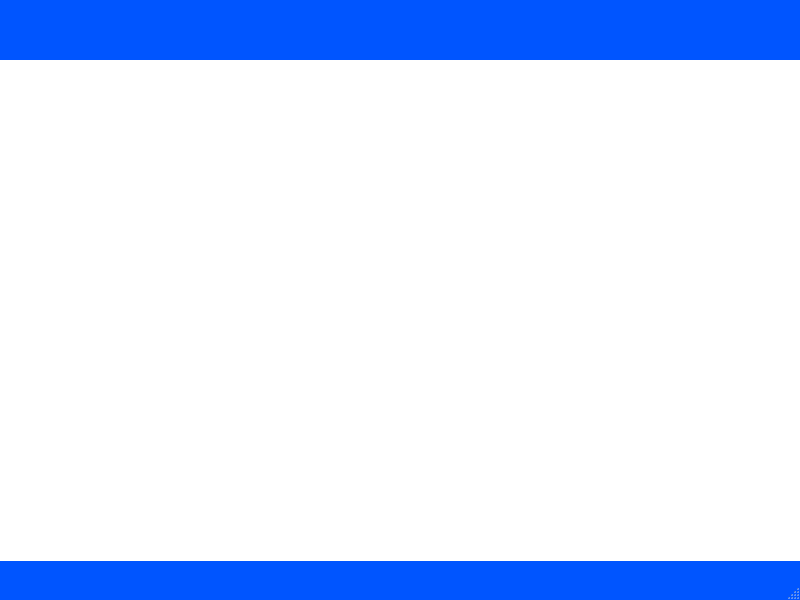
<?xml version="1.0" encoding="UTF-8"?>
<ui version="4.0">
 <class>Sales_Menu</class>
 <widget class="QMainWindow" name="Sales_Menu">
  <property name="geometry">
   <rect>
    <x>0</x>
    <y>0</y>
    <width>800</width>
    <height>600</height>
   </rect>
  </property>
  <property name="palette">
   <palette>
    <active>
     <colorrole role="WindowText">
      <brush brushstyle="SolidPattern">
       <color alpha="255">
        <red>0</red>
        <green>0</green>
        <blue>0</blue>
       </color>
      </brush>
     </colorrole>
     <colorrole role="Button">
      <brush brushstyle="SolidPattern">
       <color alpha="255">
        <red>0</red>
        <green>85</green>
        <blue>255</blue>
       </color>
      </brush>
     </colorrole>
     <colorrole role="Light">
      <brush brushstyle="SolidPattern">
       <color alpha="255">
        <red>127</red>
        <green>170</green>
        <blue>255</blue>
       </color>
      </brush>
     </colorrole>
     <colorrole role="Midlight">
      <brush brushstyle="SolidPattern">
       <color alpha="255">
        <red>63</red>
        <green>127</green>
        <blue>255</blue>
       </color>
      </brush>
     </colorrole>
     <colorrole role="Dark">
      <brush brushstyle="SolidPattern">
       <color alpha="255">
        <red>0</red>
        <green>42</green>
        <blue>127</blue>
       </color>
      </brush>
     </colorrole>
     <colorrole role="Mid">
      <brush brushstyle="SolidPattern">
       <color alpha="255">
        <red>0</red>
        <green>56</green>
        <blue>170</blue>
       </color>
      </brush>
     </colorrole>
     <colorrole role="Text">
      <brush brushstyle="SolidPattern">
       <color alpha="255">
        <red>0</red>
        <green>0</green>
        <blue>0</blue>
       </color>
      </brush>
     </colorrole>
     <colorrole role="BrightText">
      <brush brushstyle="SolidPattern">
       <color alpha="255">
        <red>255</red>
        <green>255</green>
        <blue>255</blue>
       </color>
      </brush>
     </colorrole>
     <colorrole role="ButtonText">
      <brush brushstyle="SolidPattern">
       <color alpha="255">
        <red>0</red>
        <green>0</green>
        <blue>0</blue>
       </color>
      </brush>
     </colorrole>
     <colorrole role="Base">
      <brush brushstyle="SolidPattern">
       <color alpha="255">
        <red>255</red>
        <green>255</green>
        <blue>255</blue>
       </color>
      </brush>
     </colorrole>
     <colorrole role="Window">
      <brush brushstyle="SolidPattern">
       <color alpha="255">
        <red>0</red>
        <green>85</green>
        <blue>255</blue>
       </color>
      </brush>
     </colorrole>
     <colorrole role="Shadow">
      <brush brushstyle="SolidPattern">
       <color alpha="255">
        <red>0</red>
        <green>0</green>
        <blue>0</blue>
       </color>
      </brush>
     </colorrole>
     <colorrole role="AlternateBase">
      <brush brushstyle="SolidPattern">
       <color alpha="255">
        <red>127</red>
        <green>170</green>
        <blue>255</blue>
       </color>
      </brush>
     </colorrole>
     <colorrole role="ToolTipBase">
      <brush brushstyle="SolidPattern">
       <color alpha="255">
        <red>255</red>
        <green>255</green>
        <blue>220</blue>
       </color>
      </brush>
     </colorrole>
     <colorrole role="ToolTipText">
      <brush brushstyle="SolidPattern">
       <color alpha="255">
        <red>0</red>
        <green>0</green>
        <blue>0</blue>
       </color>
      </brush>
     </colorrole>
    </active>
    <inactive>
     <colorrole role="WindowText">
      <brush brushstyle="SolidPattern">
       <color alpha="255">
        <red>0</red>
        <green>0</green>
        <blue>0</blue>
       </color>
      </brush>
     </colorrole>
     <colorrole role="Button">
      <brush brushstyle="SolidPattern">
       <color alpha="255">
        <red>0</red>
        <green>85</green>
        <blue>255</blue>
       </color>
      </brush>
     </colorrole>
     <colorrole role="Light">
      <brush brushstyle="SolidPattern">
       <color alpha="255">
        <red>127</red>
        <green>170</green>
        <blue>255</blue>
       </color>
      </brush>
     </colorrole>
     <colorrole role="Midlight">
      <brush brushstyle="SolidPattern">
       <color alpha="255">
        <red>63</red>
        <green>127</green>
        <blue>255</blue>
       </color>
      </brush>
     </colorrole>
     <colorrole role="Dark">
      <brush brushstyle="SolidPattern">
       <color alpha="255">
        <red>0</red>
        <green>42</green>
        <blue>127</blue>
       </color>
      </brush>
     </colorrole>
     <colorrole role="Mid">
      <brush brushstyle="SolidPattern">
       <color alpha="255">
        <red>0</red>
        <green>56</green>
        <blue>170</blue>
       </color>
      </brush>
     </colorrole>
     <colorrole role="Text">
      <brush brushstyle="SolidPattern">
       <color alpha="255">
        <red>0</red>
        <green>0</green>
        <blue>0</blue>
       </color>
      </brush>
     </colorrole>
     <colorrole role="BrightText">
      <brush brushstyle="SolidPattern">
       <color alpha="255">
        <red>255</red>
        <green>255</green>
        <blue>255</blue>
       </color>
      </brush>
     </colorrole>
     <colorrole role="ButtonText">
      <brush brushstyle="SolidPattern">
       <color alpha="255">
        <red>0</red>
        <green>0</green>
        <blue>0</blue>
       </color>
      </brush>
     </colorrole>
     <colorrole role="Base">
      <brush brushstyle="SolidPattern">
       <color alpha="255">
        <red>255</red>
        <green>255</green>
        <blue>255</blue>
       </color>
      </brush>
     </colorrole>
     <colorrole role="Window">
      <brush brushstyle="SolidPattern">
       <color alpha="255">
        <red>0</red>
        <green>85</green>
        <blue>255</blue>
       </color>
      </brush>
     </colorrole>
     <colorrole role="Shadow">
      <brush brushstyle="SolidPattern">
       <color alpha="255">
        <red>0</red>
        <green>0</green>
        <blue>0</blue>
       </color>
      </brush>
     </colorrole>
     <colorrole role="AlternateBase">
      <brush brushstyle="SolidPattern">
       <color alpha="255">
        <red>127</red>
        <green>170</green>
        <blue>255</blue>
       </color>
      </brush>
     </colorrole>
     <colorrole role="ToolTipBase">
      <brush brushstyle="SolidPattern">
       <color alpha="255">
        <red>255</red>
        <green>255</green>
        <blue>220</blue>
       </color>
      </brush>
     </colorrole>
     <colorrole role="ToolTipText">
      <brush brushstyle="SolidPattern">
       <color alpha="255">
        <red>0</red>
        <green>0</green>
        <blue>0</blue>
       </color>
      </brush>
     </colorrole>
    </inactive>
    <disabled>
     <colorrole role="WindowText">
      <brush brushstyle="SolidPattern">
       <color alpha="255">
        <red>0</red>
        <green>42</green>
        <blue>127</blue>
       </color>
      </brush>
     </colorrole>
     <colorrole role="Button">
      <brush brushstyle="SolidPattern">
       <color alpha="255">
        <red>0</red>
        <green>85</green>
        <blue>255</blue>
       </color>
      </brush>
     </colorrole>
     <colorrole role="Light">
      <brush brushstyle="SolidPattern">
       <color alpha="255">
        <red>127</red>
        <green>170</green>
        <blue>255</blue>
       </color>
      </brush>
     </colorrole>
     <colorrole role="Midlight">
      <brush brushstyle="SolidPattern">
       <color alpha="255">
        <red>63</red>
        <green>127</green>
        <blue>255</blue>
       </color>
      </brush>
     </colorrole>
     <colorrole role="Dark">
      <brush brushstyle="SolidPattern">
       <color alpha="255">
        <red>0</red>
        <green>42</green>
        <blue>127</blue>
       </color>
      </brush>
     </colorrole>
     <colorrole role="Mid">
      <brush brushstyle="SolidPattern">
       <color alpha="255">
        <red>0</red>
        <green>56</green>
        <blue>170</blue>
       </color>
      </brush>
     </colorrole>
     <colorrole role="Text">
      <brush brushstyle="SolidPattern">
       <color alpha="255">
        <red>0</red>
        <green>42</green>
        <blue>127</blue>
       </color>
      </brush>
     </colorrole>
     <colorrole role="BrightText">
      <brush brushstyle="SolidPattern">
       <color alpha="255">
        <red>255</red>
        <green>255</green>
        <blue>255</blue>
       </color>
      </brush>
     </colorrole>
     <colorrole role="ButtonText">
      <brush brushstyle="SolidPattern">
       <color alpha="255">
        <red>0</red>
        <green>42</green>
        <blue>127</blue>
       </color>
      </brush>
     </colorrole>
     <colorrole role="Base">
      <brush brushstyle="SolidPattern">
       <color alpha="255">
        <red>0</red>
        <green>85</green>
        <blue>255</blue>
       </color>
      </brush>
     </colorrole>
     <colorrole role="Window">
      <brush brushstyle="SolidPattern">
       <color alpha="255">
        <red>0</red>
        <green>85</green>
        <blue>255</blue>
       </color>
      </brush>
     </colorrole>
     <colorrole role="Shadow">
      <brush brushstyle="SolidPattern">
       <color alpha="255">
        <red>0</red>
        <green>0</green>
        <blue>0</blue>
       </color>
      </brush>
     </colorrole>
     <colorrole role="AlternateBase">
      <brush brushstyle="SolidPattern">
       <color alpha="255">
        <red>0</red>
        <green>85</green>
        <blue>255</blue>
       </color>
      </brush>
     </colorrole>
     <colorrole role="ToolTipBase">
      <brush brushstyle="SolidPattern">
       <color alpha="255">
        <red>255</red>
        <green>255</green>
        <blue>220</blue>
       </color>
      </brush>
     </colorrole>
     <colorrole role="ToolTipText">
      <brush brushstyle="SolidPattern">
       <color alpha="255">
        <red>0</red>
        <green>0</green>
        <blue>0</blue>
       </color>
      </brush>
     </colorrole>
    </disabled>
   </palette>
  </property>
  <property name="windowTitle">
   <string>MainWindow</string>
  </property>
  <widget class="QWidget" name="centralwidget">
   <widget class="QLabel" name="label">
    <property name="geometry">
     <rect>
      <x>0</x>
      <y>60</y>
      <width>801</width>
      <height>501</height>
     </rect>
    </property>
    <property name="styleSheet">
     <string notr="true">background-image: url('C:/source/pythonQSG/PyQt6 Apps/images/sales.png');
background-repeat: no-repeat;
background-position: center;
background-attachment: fixed;
background-color: white; /* Fallback color */</string>
    </property>
    <property name="text">
     <string/>
    </property>
   </widget>
  </widget>
  <widget class="QMenuBar" name="menubar">
   <property name="geometry">
    <rect>
     <x>0</x>
     <y>0</y>
     <width>800</width>
     <height>21</height>
    </rect>
   </property>
  </widget>
  <widget class="QStatusBar" name="statusbar"/>
 </widget>
 <resources/>
 <connections/>
</ui>
